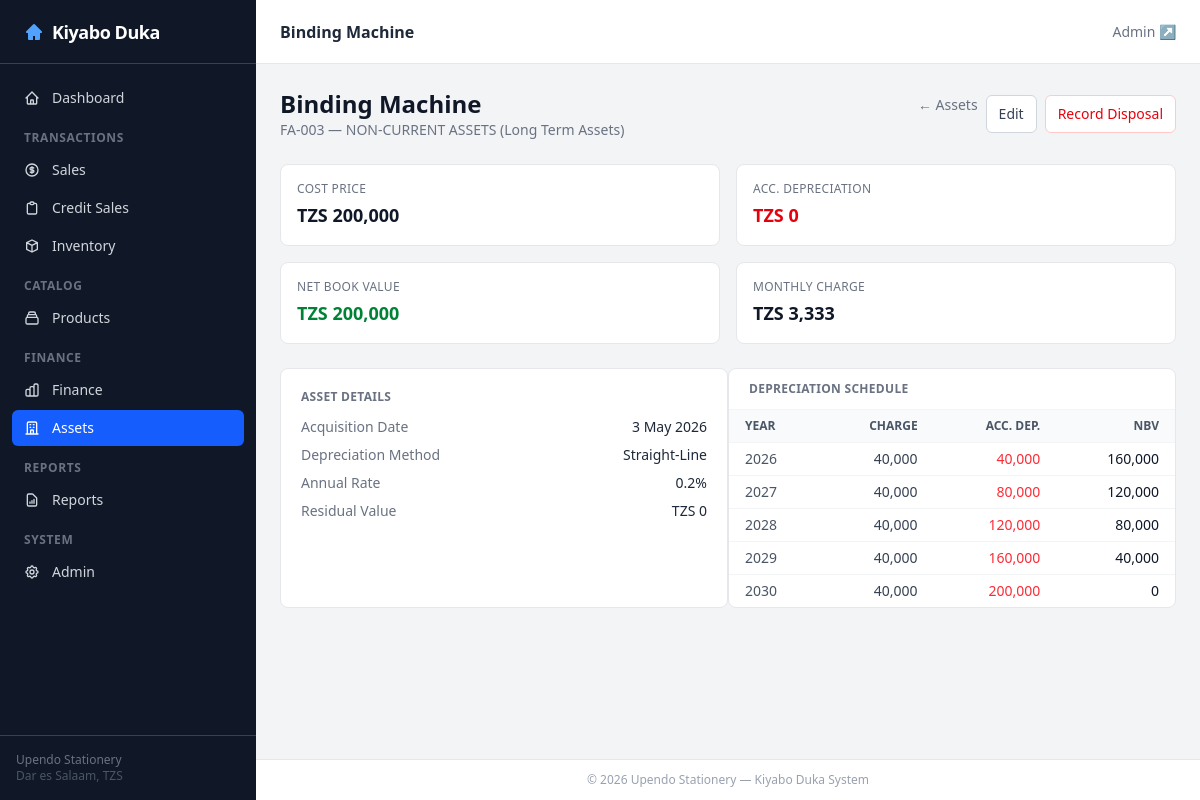
/assets/3/, run on the app's committed database.
### assets/models.py (models this page shows, shortened)
class Asset(TimestampedModel):
    DEPRECIATION_METHODS = [
        ('SL', 'Straight-Line'),
        ('DB', 'Declining Balance'),
        ('NONE', 'No Depreciation'),
    ]
    asset_type = models.ForeignKey(AssetType, on_delete=models.PROTECT, related_name='assets')
    name = models.CharField(max_length=255)
    asset_reference = models.CharField(max_length=50, blank=True, db_index=True)
    worth = models.DecimalField(max_digits=15, decimal_places=2, default=0)
    cost_price = models.DecimalField(max_digits=15, decimal_places=2, default=0,
                                     help_text='Original purchase price (TZS).')
    acquisition_date = models.DateField(default=timezone.now)
    depreciation_method = models.CharField(max_length=10, choices=DEPRECIATION_METHODS, default='SL')
    depreciation_rate = models.DecimalField(max_digits=5, decimal_places=4, default=Decimal('0.20'),
                                            help_text='Annual rate e.g. 0.20 = 20% p.a.')
    residual_value = models.DecimalField(max_digits=15, decimal_places=2, default=0)
    disposal_date = models.DateField(null=True, blank=True)
    disposal_proceeds = models.DecimalField(max_digits=15, decimal_places=2, default=0)
    notes = models.TextField(blank=True)
    date_checked = models.DateTimeField(default=timezone.now)
    class Meta:
        ordering = ['asset_type__name', 'name']
    @property
    def effective_cost(self):
        return self.cost_price if self.cost_price else self.worth
    @property
    def accumulated_depreciation(self) -> Decimal:
        from datetime import date
        if self.depreciation_method == 'NONE' or not self.effective_cost:
            return Decimal('0')
        end_date = self.disposal_date or date.today()
        years = Decimal((end_date - self.acquisition_date).days) / Decimal('365.25')
        depreciable = self.effective_cost - self.residual_value
        if self.depreciation_method == 'SL':
            acc = depreciable * self.depreciation_rate * years
        else:  # DB
            acc = self.effective_cost * (1 - (1 - self.depreciation_rate) ** float(years))
            acc = Decimal(str(acc))
        return min(acc, depreciable).quantize(Decimal('0.01'))
    @property
    def net_book_value(self) -> Decimal:
        return self.effective_cost - self.accumulated_depreciation
    @property
    def annual_depreciation_charge(self) -> Decimal:
        if self.depreciation_method == 'NONE':
            return Decimal('0')
        return ((self.effective_cost - self.residual_value) * self.depreciation_rate).quantize(Decimal('0.01'))
    @property
    def monthly_depreciation_charge(self) -> Decimal:
        return (self.annual_depreciation_charge / 12).quantize(Decimal('0.01'))

class AssetType(TimestampedModel):
    category = models.ForeignKey(AssetCategory, on_delete=models.PROTECT, related_name='types')
    name = models.CharField(max_length=255)
    class Meta:
        ordering = ['category__name', 'name']

class AssetCategory(TimestampedModel):
    name = models.CharField(max_length=255, unique=True)
    class Meta:
        verbose_name_plural = 'Asset Categories'

### assets/views.py (the view)
# urls.py: path('<int:pk>/', views.asset_detail, name='asset_detail'),
def asset_detail(request, pk):
    asset = get_object_or_404(Asset.objects.select_related('asset_type__category'), pk=pk)
    schedule = []
    if asset.depreciation_method != 'NONE' and asset.effective_cost:
        depreciable = asset.effective_cost - asset.residual_value
        acc = Decimal('0')
        year = asset.acquisition_date.year
        nbv = asset.effective_cost
        while acc < depreciable and year <= asset.acquisition_date.year + 50:
            if asset.depreciation_method == 'SL':
                charge = (depreciable * asset.depreciation_rate).quantize(Decimal('0.01'))
            else:  # DB
                charge = (nbv * asset.depreciation_rate).quantize(Decimal('0.01'))
            charge = min(charge, depreciable - acc)
            acc += charge
            nbv = asset.effective_cost - acc
            schedule.append({'year': year, 'charge': charge, 'acc_dep': acc, 'nbv': max(nbv, Decimal('0'))})
            year += 1
            if acc >= depreciable:
                break
    return render(request, 'assets/asset_detail.html', {
        'asset': asset,
        'schedule': schedule,
    })

### templates/assets/asset_detail.html (shortened to what this page needs)
{% extends 'base.html' %}
{% load humanize %}
{% block page_title %}<h1 class="text-base font-semibold text-gray-800">{{ asset.name }}</h1>{% endblock %}
{% block content %}
<div class="flex items-center justify-between mb-6">
    <div>
        <h1 class="text-2xl font-bold text-gray-900">{{ asset.name }}</h1>
        <p class="text-sm text-gray-500">{{ asset.asset_reference }} — {{ asset.asset_type.category.name }}</p>
    </div>
    <div class="flex gap-2">
        <a href="{% url 'assets:index' %}" class="text-sm text-gray-500 hover:text-gray-700">&larr; Assets</a>
        <button hx-get="{% url 'assets:asset_update' asset.pk %}"
                hx-target="#asset-action-area"
                hx-swap="innerHTML"
                class="px-3 py-2 text-sm font-medium text-gray-700 bg-white border border-gray-300 rounded-md hover:bg-gray-50">Edit</button>
        {% if not asset.disposal_date %}
        <button hx-get="{% url 'assets:asset_disposal' asset.pk %}"
                hx-target="#asset-action-area"
                hx-swap="innerHTML"
                class="px-3 py-2 text-sm font-medium text-red-600 bg-white border border-red-200 rounded-md hover:bg-red-50">Record Disposal</button>
        {% endif %}
    </div>
</div>
<div class="grid grid-cols-2 sm:grid-cols-4 gap-4 mb-6">
    <div class="bg-white rounded-lg border border-gray-200 p-4">
        <p class="text-xs text-gray-500 uppercase tracking-wide">Cost Price</p>
        <p class="text-lg font-bold text-gray-900 tabular-nums mt-1">TZS {{ asset.effective_cost|floatformat:0|intcomma }}</p>
    </div>
    <div class="bg-white rounded-lg border border-gray-200 p-4">
        <p class="text-xs text-gray-500 uppercase tracking-wide">Acc. Depreciation</p>
        <p class="text-lg font-bold text-red-600 tabular-nums mt-1">TZS {{ asset.accumulated_depreciation|floatformat:0|intcomma }}</p>
    </div>
    <div class="bg-white rounded-lg border border-gray-200 p-4">
        <p class="text-xs text-gray-500 uppercase tracking-wide">Net Book Value</p>
        <p class="text-lg font-bold text-green-700 tabular-nums mt-1">TZS {{ asset.net_book_value|floatformat:0|intcomma }}</p>
    </div>
    <div class="bg-white rounded-lg border border-gray-200 p-4">
        <p class="text-xs text-gray-500 uppercase tracking-wide">Monthly Charge</p>
        <p class="text-lg font-bold text-gray-900 tabular-nums mt-1">TZS {{ asset.monthly_depreciation_charge|floatformat:0|intcomma }}</p>
    </div>
</div>
<div class="grid grid-cols-1 lg:grid-cols-2 gap-6">
    <div class="bg-white rounded-lg border border-gray-200 p-5" id="asset-info-{{ asset.pk }}">
        <h2 class="text-xs font-semibold text-gray-500 uppercase tracking-wide mb-3">Asset Details</h2>
        <dl class="space-y-2 text-sm">
            <div class="flex justify-between"><dt class="text-gray-500">Acquisition Date</dt><dd class="text-gray-800">{{ asset.acquisition_date|date:"j M Y" }}</dd></div>
            <div class="flex justify-between"><dt class="text-gray-500">Depreciation Method</dt><dd class="text-gray-800">{{ asset.get_depreciation_method_display }}</dd></div>
            <div class="flex justify-between"><dt class="text-gray-500">Annual Rate</dt><dd class="text-gray-800">{{ asset.depreciation_rate|floatformat:1 }}%</dd></div>
            <div class="flex justify-between"><dt class="text-gray-500">Residual Value</dt><dd class="text-gray-800">TZS {{ asset.residual_value|floatformat:0|intcomma }}</dd></div>
        </dl>
    </div>
    <div class="bg-white rounded-lg border border-gray-200 overflow-hidden">
        <div class="px-5 py-3 border-b border-gray-100">
            <h2 class="text-xs font-semibold text-gray-500 uppercase tracking-wide">Depreciation Schedule</h2>
        </div>
        <table class="min-w-full text-sm divide-y divide-gray-100">
            <thead class="bg-gray-50">
                <tr>
                    <th class="px-4 py-2 text-left text-xs font-semibold text-gray-600 uppercase">Year</th>
                    <th class="px-4 py-2 text-right text-xs font-semibold text-gray-600 uppercase">Charge</th>
                    <th class="px-4 py-2 text-right text-xs font-semibold text-gray-600 uppercase">Acc. Dep.</th>
                    <th class="px-4 py-2 text-right text-xs font-semibold text-gray-600 uppercase">NBV</th>
                </tr>
            </thead>
            <tbody class="divide-y divide-gray-100">
                {% for row in schedule %}
                <tr>
                    <td class="px-4 py-1.5 text-gray-600">{{ row.year }}</td>
                    <td class="px-4 py-1.5 text-right tabular-nums text-gray-700">{{ row.charge|floatformat:0|intcomma }}</td>
                    <td class="px-4 py-1.5 text-right tabular-nums text-red-500">{{ row.acc_dep|floatformat:0|intcomma }}</td>
                    <td class="px-4 py-1.5 text-right tabular-nums font-medium text-gray-900">{{ row.nbv|floatformat:0|intcomma }}</td>
                </tr>
                {% empty %}
                <tr><td colspan="4" class="px-4 py-4 text-center text-gray-400">No depreciation (method: {{ asset.get_depreciation_method_display }})</td></tr>
                {% endfor %}
            </tbody>
        </table>
    </div>
</div>
{% endblock %}

### data on the page
Asset: name "Binding Machine", asset_reference "FA-003", asset_type.category.name "NON-CURRENT ASSETS (Long Term Assets)", effective_cost "200,000", accumulated_depreciation "0", net_book_value "200,000", monthly_depreciation_charge "3,333", acquisition_date "3 May 2026", depreciation_method "Straight-Line", depreciation_rate "0.2", residual_value "0"

### other printed values
{{ row.year }} "2026" "2027" "2028" "2029" "2030"
{{ row.charge|floatformat:0|intcomma }} "40,000" "40,000" "40,000" "40,000" "40,000"
{{ row.acc_dep|floatformat:0|intcomma }} "40,000" "80,000" "120,000" "160,000" "200,000"
{{ row.nbv|floatformat:0|intcomma }} "160,000" "120,000" "80,000" "40,000" "0"
